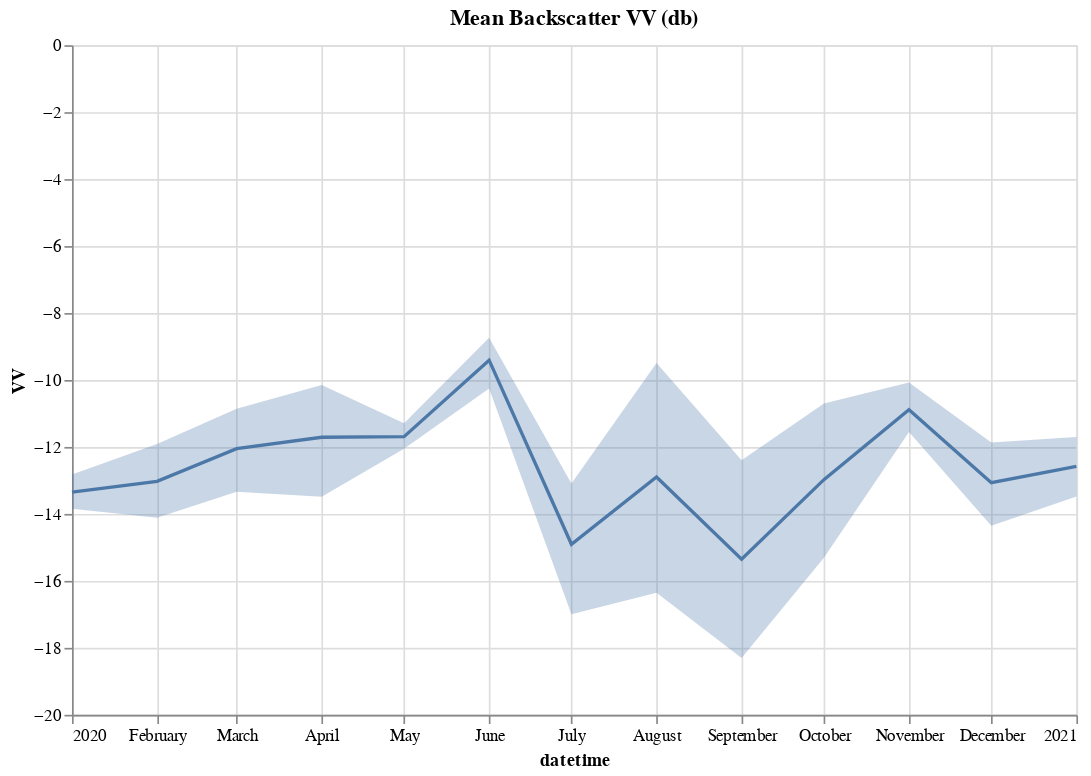

Here is the notebook cell this chart was saved with:
### Code cell
import altair as alt
## Create a mean plot with 95% confidence interval
df_banana = gdf_rice
# Create a line chart for the data
line = alt.Chart(df_banana).mark_line().encode(
    x='datetime:T',  # Specify 'datetime' as temporal ('T')
    y='mean(VV):Q'       # Specify 'VV' as quantitative ('Q')
)

# Create an error band using the same data source and encodings
band = alt.Chart(df_banana).mark_errorband(extent='ci').encode(
    x='datetime:T',  # Specify 'datetime' as temporal ('T')
    y=alt.Y('mean(VV):Q').title('VV') # Specify 'VV' as quantitative ('Q')
)

(line+band).properties(
    width=600,
    height=400,
    title='Mean Backscatter VV (db)',
   # subtitle='95% confidence interval'
)

### Figure 1 — Vega-Lite specification as saved in the notebook (floating-point values rounded to 4 significant figures; data arrays with more than 128 entries replaced by an {"elided": "..."} marker saying what was removed)
{"config": {"view": {"continuousWidth": 300, "continuousHeight": 300}}, "layer": [{"mark": {"type": "line"}, "encoding": {"x": {"field": "datetime", "type": "temporal"}, "y": {"aggregate": "mean", "field": "VV", "type": "quantitative"}}}, {"mark": {"type": "errorband", "extent": "ci"}, "encoding": {"x": {"field": "datetime", "type": "temporal"}, "y": {"aggregate": "mean", "field": "VV", "title": "VV", "type": "quantitative"}}}], "data": {"name": "data-f4dcd5f53104616f901317cade6e51cd"}, "height": 400, "title": "Mean Backscatter VV (db)", "width": 600, "$schema": "https://vega.github.io/schema/vega-lite/v5.20.1.json", "datasets": {"data-f4dcd5f53104616f901317cade6e51cd": {"elided": "156 records"}}}
